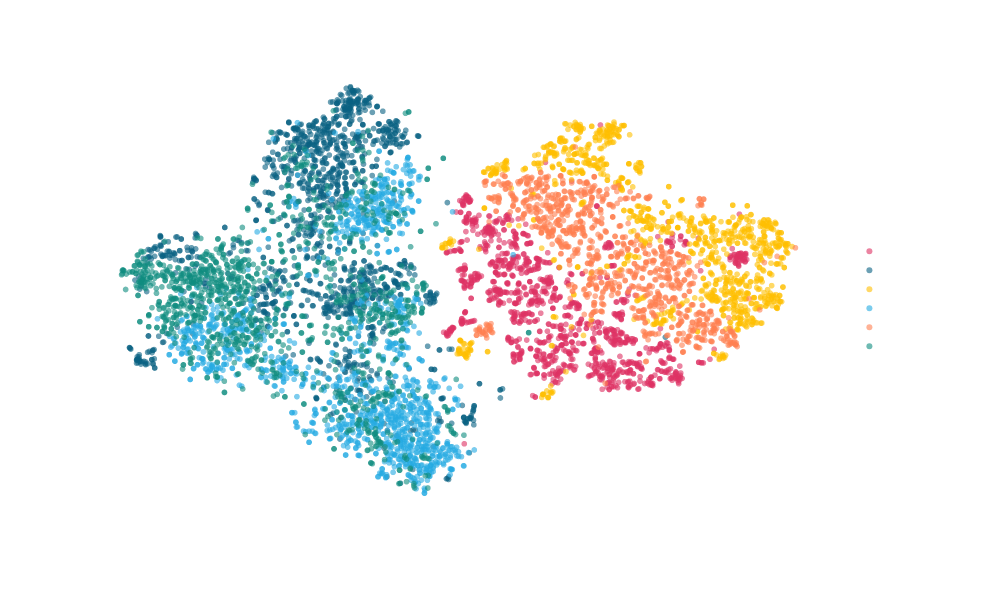

Notebook cell for this chart:
### Code cell
fig = px.scatter(
    projections, x=0, y=1,
    color=y_train.map(activity_map), labels={'color': 'Activity'},
    color_discrete_sequence=col_seq,
    width=1000, height=600,
    opacity=0.6,
)
fig.update_xaxes(showgrid=False, visible=False)
fig.update_yaxes(showgrid=False, visible=False)
fig.update_layout(
    paper_bgcolor='rgba(0,0,0,0)', 
    plot_bgcolor='rgba(0,0,0,0)', 
    legend_font_color="white",
    legend=dict(
        yanchor="middle",
        y=0.5,
        xanchor="right",
        x=1.2,
        font=dict(size = 12))
    )
fig.show()

### Figure 1 — Plotly figure (JSON) as saved in the notebook; plotly's stock layout.template omitted (floating-point values rounded to 4 significant figures; data arrays with more than 128 entries replaced by an {"elided": "..."} marker saying what was removed)
{"data": [{"hovertemplate": "Activity=WALKING<br>0=%{x}<br>1=%{y}<extra></extra>", "legendgroup": "WALKING", "marker": {"color": "#DE3163", "opacity": 0.6, "symbol": "circle"}, "mode": "markers", "name": "WALKING", "showlegend": true, "type": "scattergl", "x": {"elided": "1205 float values"}, "xaxis": "x", "y": {"elided": "1205 float values"}, "yaxis": "y"}, {"hovertemplate": "Activity=LAYING<br>0=%{x}<br>1=%{y}<extra></extra>", "legendgroup": "LAYING", "marker": {"color": "#096182", "opacity": 0.6, "symbol": "circle"}, "mode": "markers", "name": "LAYING", "showlegend": true, "type": "scattergl", "x": {"elided": "1361 float values"}, "xaxis": "x", "y": {"elided": "1361 float values"}, "yaxis": "y"}, {"hovertemplate": "Activity=WALKING UP<br>0=%{x}<br>1=%{y}<extra></extra>", "legendgroup": "WALKING UP", "marker": {"color": "#FFBF00", "opacity": 0.6, "symbol": "circle"}, "mode": "markers", "name": "WALKING UP", "showlegend": true, "type": "scattergl", "x": {"elided": "1081 float values"}, "xaxis": "x", "y": {"elided": "1081 float values"}, "yaxis": "y"}, {"hovertemplate": "Activity=STAYING<br>0=%{x}<br>1=%{y}<extra></extra>", "legendgroup": "STAYING", "marker": {"color": "#24aae2", "opacity": 0.6, "symbol": "circle"}, "mode": "markers", "name": "STAYING", "showlegend": true, "type": "scattergl", "x": {"elided": "1334 float values"}, "xaxis": "x", "y": {"elided": "1334 float values"}, "yaxis": "y"}, {"hovertemplate": "Activity=WALKING DOWN<br>0=%{x}<br>1=%{y}<extra></extra>", "legendgroup": "WALKING DOWN", "marker": {"color": "#FF7F50", "opacity": 0.6, "symbol": "circle"}, "mode": "markers", "name": "WALKING DOWN", "showlegend": true, "type": "scattergl", "x": {"elided": "984 float values"}, "xaxis": "x", "y": {"elided": "984 float values"}, "yaxis": "y"}, {"hovertemplate": "Activity=SITTING<br>0=%{x}<br>1=%{y}<extra></extra>", "legendgroup": "SITTING", "marker": {"color": "#0e8c7f", "opacity": 0.6, "symbol": "circle"}, "mode": "markers", "name": "SITTING", "showlegend": true, "type": "scattergl", "x": {"elided": "1244 float values"}, "xaxis": "x", "y": {"elided": "1244 float values"}, "yaxis": "y"}], "layout": {"height": 600, "legend": {"font": {"color": "white", "size": 12}, "title": {"text": "Activity"}, "tracegroupgap": 0, "x": 1.2, "xanchor": "right", "y": 0.5, "yanchor": "middle"}, "margin": {"t": 60}, "paper_bgcolor": "rgba(0,0,0,0)", "plot_bgcolor": "rgba(0,0,0,0)", "width": 1000, "xaxis": {"anchor": "y", "domain": [0, 1], "showgrid": false, "title": {"text": "0"}, "visible": false}, "yaxis": {"anchor": "x", "domain": [0, 1], "showgrid": false, "title": {"text": "1"}, "visible": false}}}
